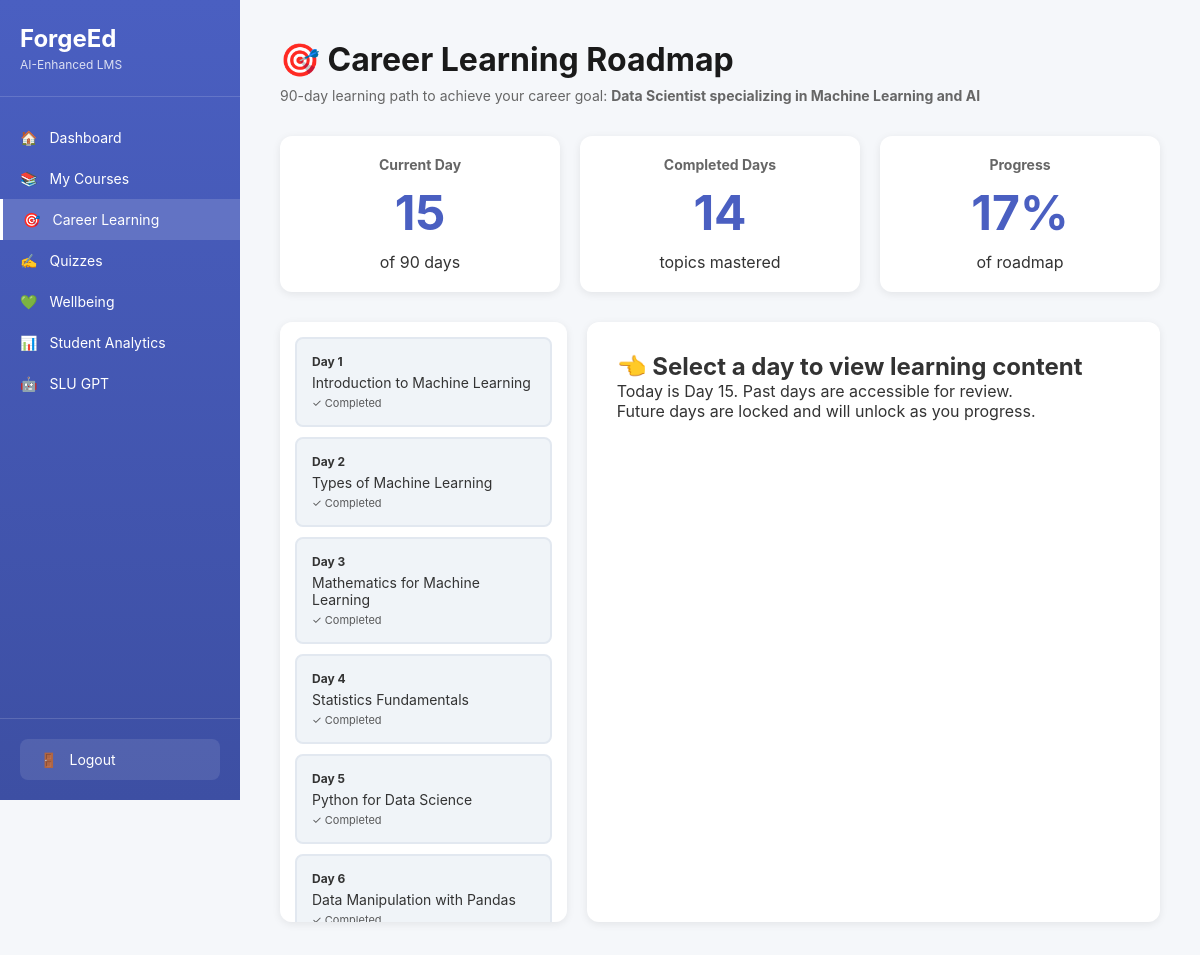
The app's page /career-learning (signed in) with its own data.
### tables this page shows
CREATE TABLE students (
            id INTEGER PRIMARY KEY AUTOINCREMENT,
            email TEXT UNIQUE NOT NULL,
            password TEXT NOT NULL,
            first_name TEXT NOT NULL,
            last_name TEXT NOT NULL,
            gpa REAL DEFAULT 0.0,
            completion_rate INTEGER DEFAULT 0,
            slu_gpt_sessions INTEGER DEFAULT 0,
            career_goal TEXT,
            created_at TIMESTAMP DEFAULT CURRENT_TIMESTAMP
        , educational_background TEXT, is_admin BOOLEAN DEFAULT 0);

CREATE TABLE daily_roadmap (
            id INTEGER PRIMARY KEY AUTOINCREMENT,
            student_id INTEGER NOT NULL,
            day_number INTEGER NOT NULL,
            topic TEXT NOT NULL,
            theory_content TEXT,
            resources TEXT,
            study_duration INTEGER DEFAULT 120,
            is_completed BOOLEAN DEFAULT 0,
            completed_at TIMESTAMP,
            created_at TIMESTAMP DEFAULT CURRENT_TIMESTAMP,
            FOREIGN KEY (student_id) REFERENCES students (id),
            UNIQUE(student_id, day_number)
        );

### app.py (the view)
@app.route('/career-learning')
def career_learning():
    if 'student_id' not in session:
        return redirect(url_for('index'))
    student_id = session['student_id']
    conn = get_db()
    student = conn.execute('SELECT * FROM students WHERE id = ?', (student_id,)).fetchone()
    from datetime import datetime
    created_at = datetime.fromisoformat(student['created_at'])
    days_elapsed = (datetime.now() - created_at).days + 1
    current_day = min(days_elapsed, 90)  # Cap at 90 days
    roadmap = conn.execute('''
        SELECT * FROM daily_roadmap
        WHERE student_id = ?
        ORDER BY day_number
    ''', (student_id,)).fetchall()
    conn.close()
    return render_template('career_learning.html',
                         student=student,
                         roadmap=roadmap,
                         current_day=current_day)

### database.py (called while the page is built)
def get_db():
    conn = sqlite3.connect('forgeed.db')
    conn.row_factory = sqlite3.Row
    return conn

### templates/career_learning.html (shortened to what this page needs)
<!DOCTYPE html>
<html lang="en">
<head>
    <link rel="stylesheet" href="/static/style.css">
</head>
<body>
    <div class="app-container">
        <nav class="sidebar">
            <div class="sidebar-logo">
                <h2>ForgeEd</h2>
                <p>AI-Enhanced LMS</p>
            </div>
            <div class="sidebar-nav">
                <a href="/dashboard" class="nav-item">
                    <span>🏠</span> Dashboard
                </a>
                <a href="/courses" class="nav-item">
                    <span>📚</span> My Courses
                </a>
                <a href="/career-learning" class="nav-item active">
                    <span>🎯</span> Career Learning
                </a>
                <a href="/quiz" class="nav-item">
                    <span>✍️</span> Quizzes
                </a>
                <a href="/wellbeing" class="nav-item">
                    <span>💚</span> Wellbeing
                <a href="/analytics" class="nav-item">
                    <span>📊</span> Student Analytics
                </a>
                </a>
                <a href="/slu-gpt" class="nav-item">
                    <span>🤖</span> SLU GPT
                </a>
            </div>
            <div class="sidebar-footer">
                <a href="/logout" class="logout-btn">
                    <span>🚪</span> Logout
                </a>
            </div>
        </nav>
        <main class="main-content">
            <div class="page-header">
                <h1>🎯 Career Learning Roadmap</h1>
                <p>90-day learning path to achieve your career goal: <strong>{{ student['career_goal'] }}</strong></p>
            </div>
            <div class="roadmap-progress">
                <div class="progress-card">
                    <h3>Current Day</h3>
                    <div class="big-number">{{ current_day }}</div>
                    <p>of 90 days</p>
                </div>
                <div class="progress-card">
                    <h3>Completed Days</h3>
                    <div class="big-number" id="completed-count">0</div>
                    <p>topics mastered</p>
                </div>
                <div class="progress-card">
                    <h3>Progress</h3>
                    <div class="big-number">{{ (current_day / 90 * 100)|round|int }}%</div>
                    <p>of roadmap</p>
                </div>
            </div>
            <div class="roadmap-container">
                <div class="roadmap-timeline">
                    {% for day in roadmap %}
                    <div class="day-card {% if day['day_number'] == current_day %}current-day{% elif day['day_number'] < current_day %}past-day{% else %}future-day locked{% endif %}"
                         data-day="{{ day['day_number'] }}"
                         onclick="selectDay({{ day['day_number'] }}, {{ current_day }})">
                        <div class="day-number">Day {{ day['day_number'] }}</div>
                        <div class="day-topic">{{ day['topic'] }}</div>
                        {% if day['is_completed'] %}
                        <div class="day-status">✓ Completed</div>
                        {% elif day['day_number'] == current_day %}
                        <div class="day-status">📍 Today</div>
                        {% elif day['day_number'] > current_day %}
                        <div class="day-status">🔒 Locked</div>
                        {% endif %}
                    </div>
                    {% endfor %}
                </div>
                <div class="day-content">
                    <div id="select-prompt">
                        <h2>👈 Select a day to view learning content</h2>
                        <p>Today is Day {{ current_day }}. Past days are accessible for review.</p>
                        <p>Future days are locked and will unlock as you progress.</p>
                    </div>
                </div>
            </div>
        </main>
    </div>
</body>
</html>

### static/style.css (style rules this page uses)
:root { --color-academic: #2196F3; --color-academic-light: rgba(33, 150, 243, 0.08); --color-career: #9b7fd7; --color-career-light: rgba(155, 127, 215, 0.08); --color-wellbeing: #f4a261; --color-wellbeing-light: rgba(244, 162, 97, 0.08); }
* { margin: 0; padding: 0; box-sizing: border-box; }
body { font-family: -apple-system, BlinkMacSystemFont, 'Segoe UI', Roboto, 'Helvetica Neue', Arial, sans-serif; background: #f5f7fa; color: #333; }
.app-container { display: flex; min-height: 100vh; }
.sidebar { width: 240px; background: linear-gradient(180deg, #4a5fc1 0%, #3d4fa3 100%); color: white; display: flex; flex-direction: column; position: fixed; height: 100vh; overflow-y: auto; }
.sidebar-logo { padding: 24px 20px; border-bottom: 1px solid rgba(255, 255, 255, 0.15); }
.sidebar-logo h2 { font-size: 24px; font-weight: 700; }
.sidebar-logo p { font-size: 12px; opacity: 0.8; margin-top: 4px; }
.sidebar-nav { flex: 1; padding: 20px 0; }
.nav-item { display: flex; align-items: center; gap: 12px; padding: 12px 20px; color: white; text-decoration: none; transition: background 0.3s; font-size: 14px; }
.nav-item.active { background: rgba(255, 255, 255, 0.15); border-left: 3px solid white; }
.sidebar-footer { padding: 20px; border-top: 1px solid rgba(255, 255, 255, 0.15); }
.logout-btn { display: flex; align-items: center; gap: 12px; padding: 12px 20px; color: white; text-decoration: none; background: rgba(255, 255, 255, 0.1); border-radius: 8px; font-size: 14px; border: none; cursor: pointer; width: 100%; }
.main-content { flex: 1; margin-left: 240px; padding: 40px; }
.page-header { margin-bottom: 32px; }
.page-header h1 { font-size: 32px; font-weight: 700; color: #1a1a1a; margin-bottom: 8px; }
.page-header p { color: #666; font-size: 14px; }
.roadmap-progress { display: grid; grid-template-columns: repeat(auto-fit, minmax(200px, 1fr)); gap: 20px; margin-bottom: 30px; }
.progress-card { background: white; padding: 20px; border-radius: 12px; text-align: center; box-shadow: 0 2px 8px rgba(0,0,0,0.08); }
.progress-card h3 { font-size: 14px; color: #666; margin-bottom: 10px; }
.big-number { font-size: 48px; font-weight: 700; color: #4a5fc1; margin: 10px 0; }
.roadmap-container { display: grid; grid-template-columns: 1fr 2fr; gap: 20px; margin-top: 20px; }
.roadmap-timeline { max-height: 600px; overflow-y: auto; background: white; padding: 15px; border-radius: 12px; box-shadow: 0 2px 8px rgba(0,0,0,0.08); }
.day-card { padding: 15px; margin-bottom: 10px; border-radius: 8px; cursor: pointer; transition: all 0.2s; }
.day-card.past-day { background: #f0f4f8; border: 2px solid #e2e8f0; }
.day-number { font-weight: 700; font-size: 12px; margin-bottom: 5px; }
.day-topic { font-size: 14px; margin-bottom: 5px; }
.day-status { font-size: 11px; opacity: 0.8; }
.day-content { background: white; padding: 30px; border-radius: 12px; box-shadow: 0 2px 8px rgba(0,0,0,0.08); }

### records on screen
students: career_goal "Data Scientist specializing in Machine Learning and AI"
daily_roadmap: day_number "1", topic "Introduction to Machine Learning", is_completed "✓ Completed"
daily_roadmap: day_number "2", topic "Types of Machine Learning", is_completed "✓ Completed"
daily_roadmap: day_number "3", topic "Mathematics for Machine Learning", is_completed "✓ Completed"
daily_roadmap: day_number "4", topic "Statistics Fundamentals", is_completed "✓ Completed"
daily_roadmap: day_number "5", topic "Python for Data Science", is_completed "✓ Completed"
daily_roadmap: day_number "6", topic "Data Manipulation with Pandas", is_completed "✓ Completed"
